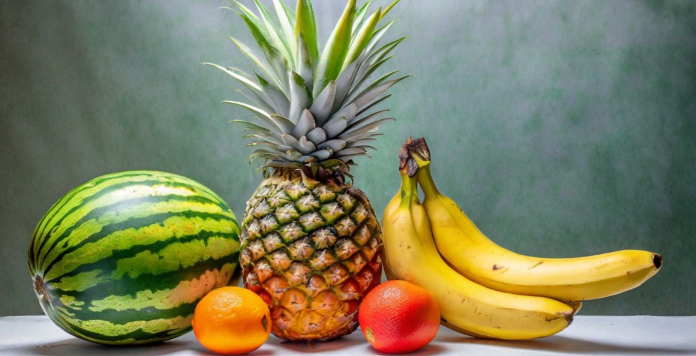
#> input picture data/images_fruits_1.jpg, 1392 x 712 px, found by its file name (shown at 1/2 size); its folder holds 2 pictures in this run
$ python Labs_CryptoGraphic_Hash.py
#> lines starting #> are read from the running program, lines starting #| are printed output that depends on the picture
import hashlib
from PIL import Image
import os

def calculate_image_hash(image_path):
    """Calculate SHA-256 hash of the given image file."""
#> called with image_path = 'C://KAN//code//data/images_fruits_1.jpg'
    with Image.open(image_path) as img:
        # Convert image to RGB and resize to a consistent size for hashing
#> img is the input picture: PIL image 1392x712 RGB; mean R, G, B 125, 126.5, 95.1
        img = img.convert("RGB").resize((256, 256))
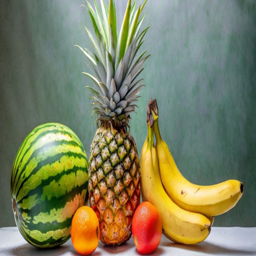
#> img: PIL image 256x256 RGB; mean R, G, B 125, 126.5, 95.1
        # Get image data as bytes
        img_data = img.tobytes()
        # Create a SHA-256 hash object
        hash_obj = hashlib.sha256()
        # Update the hash object with the image data
        hash_obj.update(img_data)
        # Get the hexadecimal hash string
        return hash_obj.hexdigest()

def compare_hashes(hash1, hash2):
    """Compare two SHA-256 hashes and return True if they are similar."""
    return hash1 == hash2

def find_similar_images(folder_path):
    """Find and compare similar images in the given folder."""
    image_hashes = {}
    for image_file in os.listdir(folder_path):
        image_path = os.path.join(folder_path, image_file)
        if os.path.isfile(image_path) and image_file.lower().endswith(('.png', '.jpg', '.jpeg')):

            image_hash = calculate_image_hash(image_path)
            if image_hash in image_hashes:
                print(f"Duplicate found: {image_file} is similar to {image_hashes[image_hash]}")
            else:
                image_hashes[image_hash] = image_file
#> pass 2 of the loop in find_similar_images, `for image_file in os.listdir(folder_path):`:
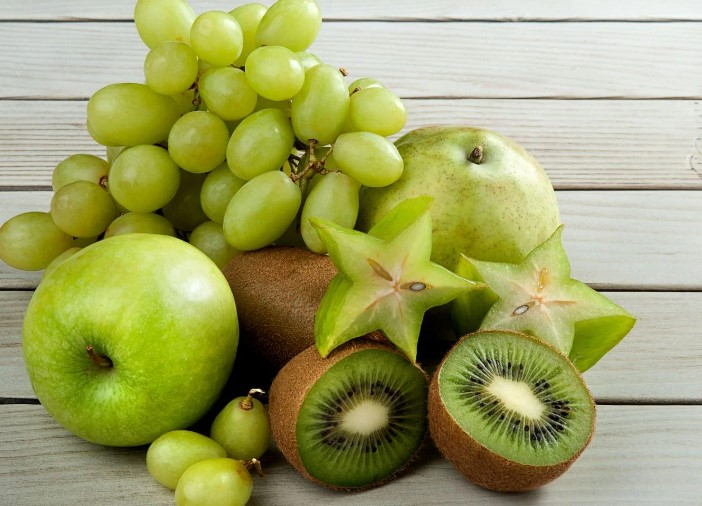
#> input picture data/images_fruits_2.jpg, 702 x 506 px, found by its file name
#> in calculate_image_hash, img is the input picture: PIL image 702x506 RGB; mean R, G, B 159.5, 162.5, 102.2
#> in calculate_image_hash (call 2), `img = img.convert("RGB").resize((256, 256))`:
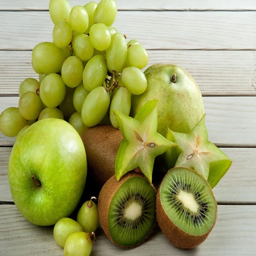
#> img: PIL image 256x256 RGB; mean R, G, B 159.5, 162.5, 102.2

# Usage example
folder_path = "C://KAN//code//data"
find_similar_images(folder_path)
